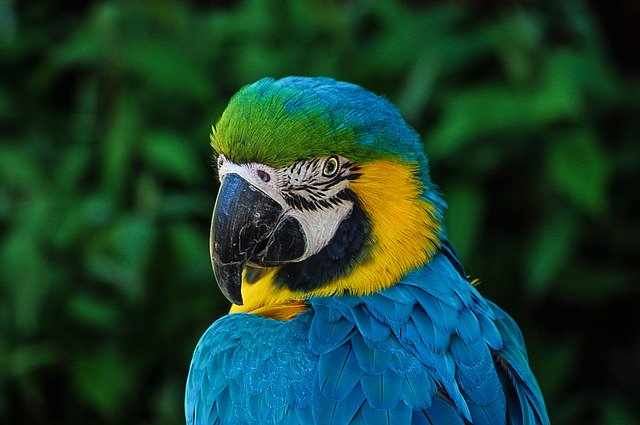
#> input picture Images/parrot.jpg, 640 x 425 px, found by its file name
$ jupyter execute Basics2.ipynb
#> lines starting #> are read from the running program, lines starting #| are printed output that depends on the picture; after the words box and inside, x2 and y2 are one past the last pixel; in counts of white or black regions, pixels touching at a corner belong together
[cell 1]
import cv2

[cell 2]
img = cv2.imread("C:\\Users\\sansk\\OneDrive\\Desktop\\Projects\\IITB OpenCV\\Images\\parrot.jpg")
#> img is the input picture: shape (425, 640, 3); mean B, G, R 47.1, 64.6, 26

[cell 3]
cv2.imshow('Original', img)

[cell 4]
# convert BGR format to Grayscale
img_g = cv2.cvtColor(img, cv2.COLOR_BGR2GRAY)
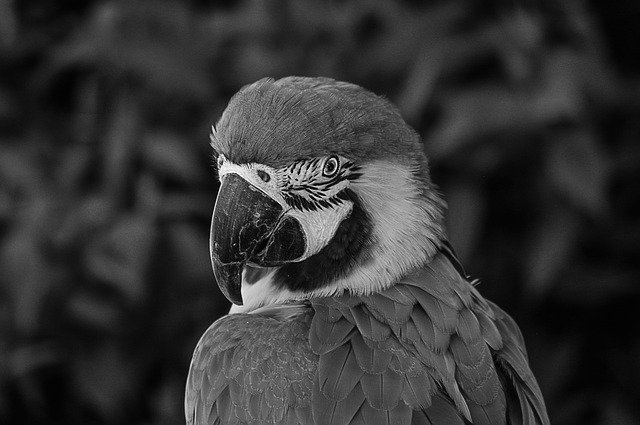
#> img_g: shape (425, 640); min 0, max 255, mean 51.1

[cell 5]
# Canny(image, threshold1, threshold2)
# Computing Edge Gradient with canny thresholds
# The edge gradients that are greater tha threshold value will be detected as Edges
# thresholds lower than threshold1 will not be considered as edges.
edges_low = cv2.Canny(img_g, 50, 120)
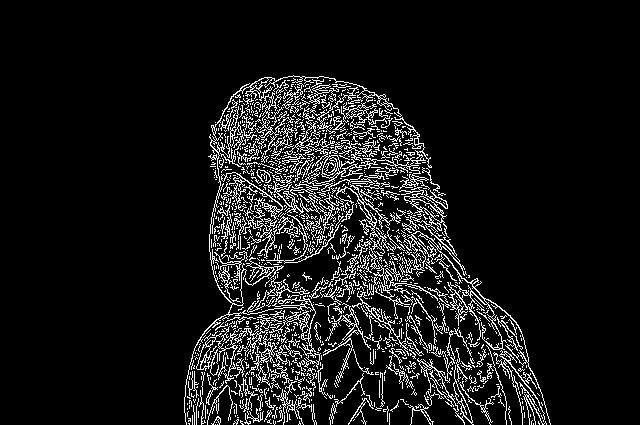
#> edges_low: shape (425, 640); 9.2% white in thin lines or dots, all inside (x1, y1, x2, y2) = (184, 75, 551, 425)
cv2.imshow('Edge Detection', edges_low)
edges_high = cv2.Canny(img_g, 60, 200)
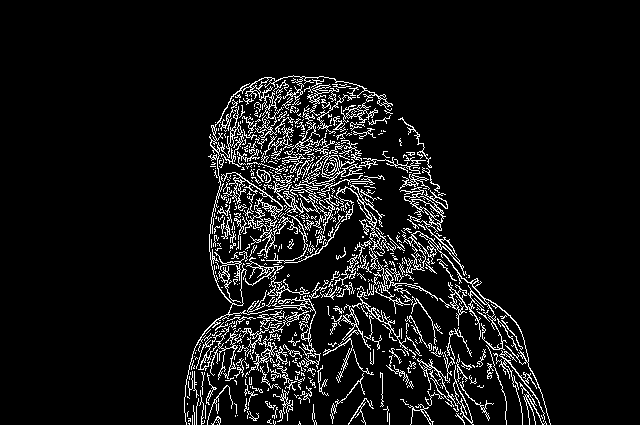
#> edges_high: shape (425, 640); 7.5% white in thin lines or dots, all inside (x1, y1, x2, y2) = (184, 75, 551, 425)
cv2.imshow('High Edge Detection', edges_high)

$ run again, with Images/RGB-LED.jpg copied over Images/parrot.jpg
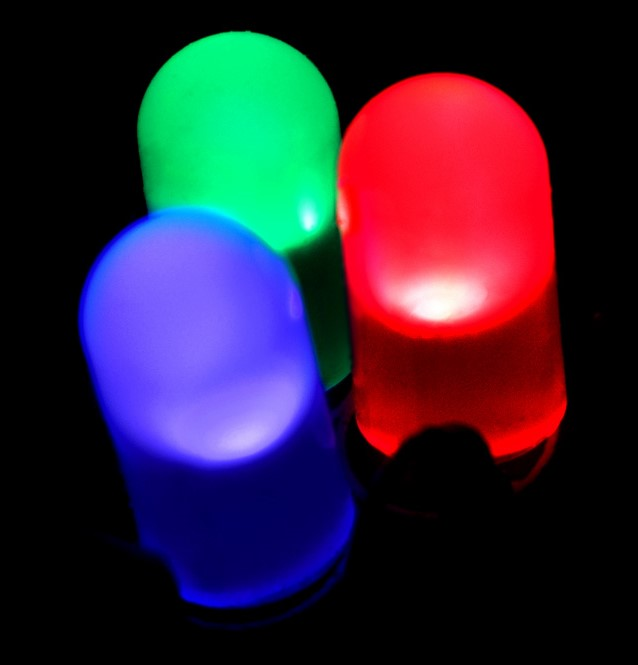
#> input picture Images/RGB-LED.jpg, 638 x 665 px, found by its file name
#> img is the input picture: shape (665, 638, 3); mean B, G, R 55.1, 34.2, 49.3
#> `edges_low = cv2.Canny(img_g, 50, 120)`:
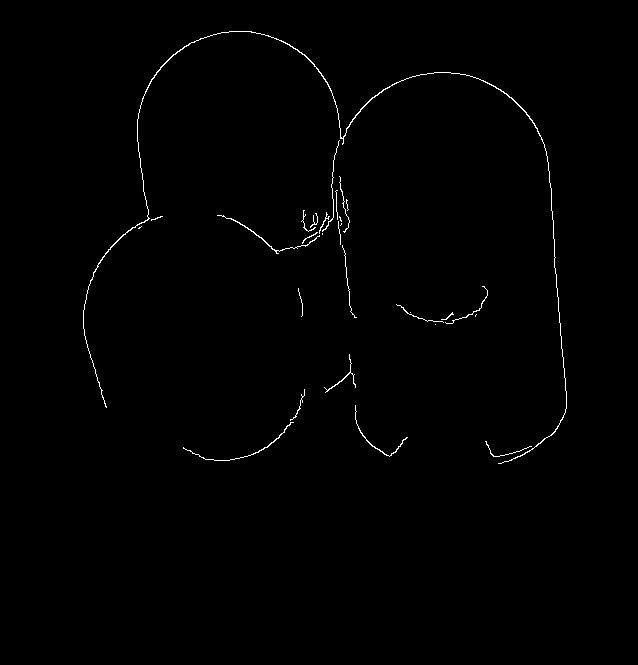
#> edges_low: shape (665, 638); 0.63% white in thin lines or dots, all inside (x1, y1, x2, y2) = (83, 31, 567, 464)
#> `edges_high = cv2.Canny(img_g, 60, 200)`:
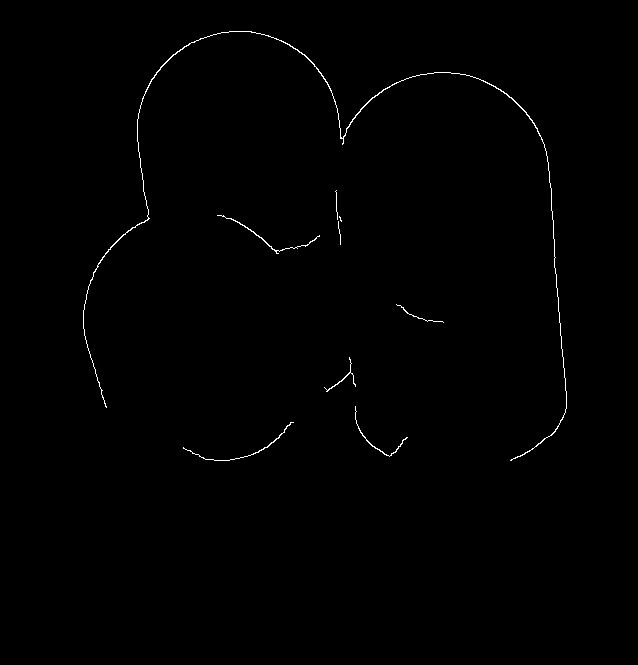
#> edges_high: shape (665, 638); 0.48% white in thin lines or dots, all inside (x1, y1, x2, y2) = (83, 31, 567, 461)

$ run again, with Images/cards.jpg copied over Images/parrot.jpg
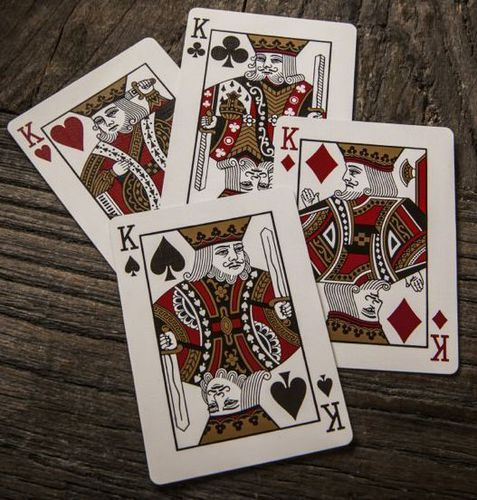
#> input picture Images/cards.jpg, 477 x 500 px, found by its file name
#> img is the input picture: shape (500, 477, 3); mean B, G, R 88.1, 96.6, 109.6
#> `edges_low = cv2.Canny(img_g, 50, 120)`:
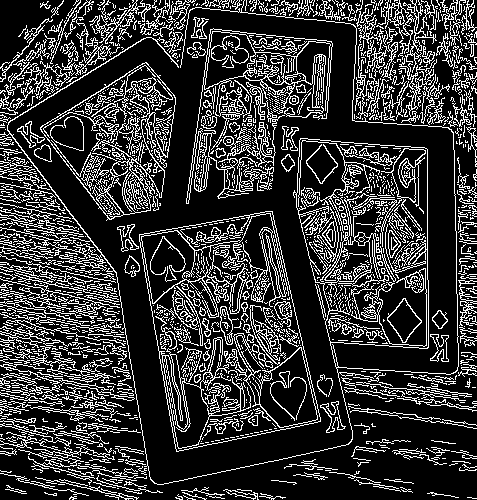
#> edges_low: shape (500, 477); 21.6% white in thin lines or dots
#> `edges_high = cv2.Canny(img_g, 60, 200)`:
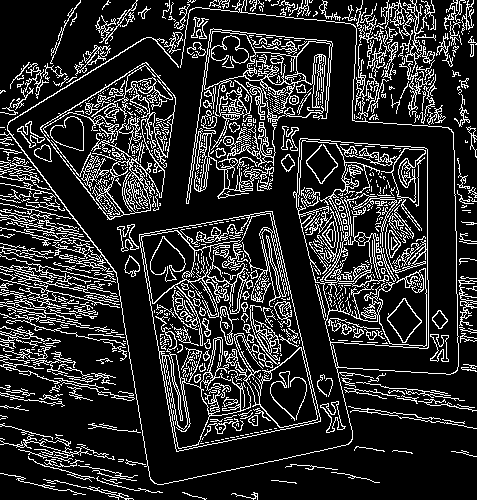
#> edges_high: shape (500, 477); 17.5% white in thin lines or dots
